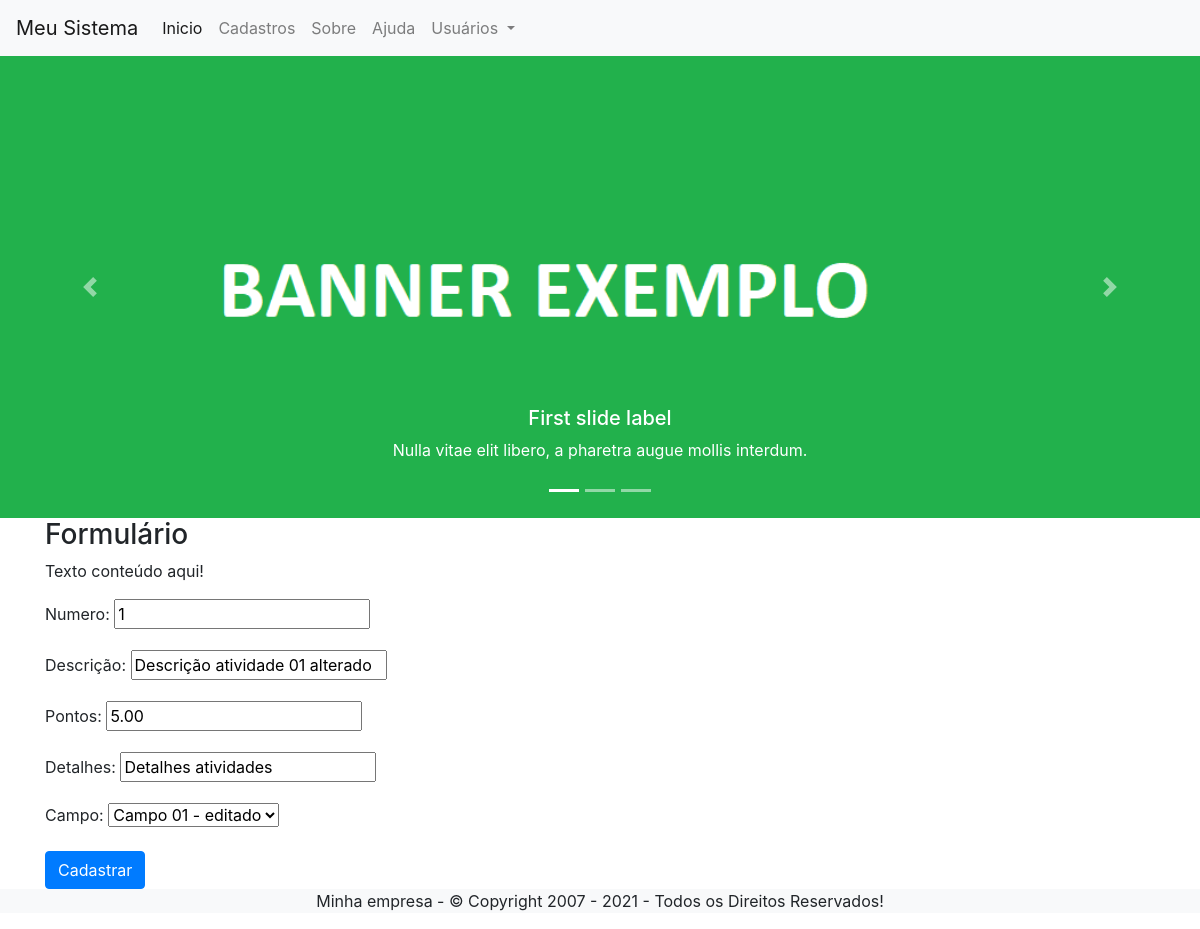
The page /editar/atividade/2/ on the database its author committed.
### cadastros/models.py (models this page shows, shortened)
class Atividade(models.Model):
    numero = models.IntegerField()
    descricao = models.CharField('descrição', max_length=100)
    pontos = models.DecimalField(decimal_places=2, max_digits=8)
    detalhes = models.CharField('detalhes', max_length=100)
    campo = models.ForeignKey('Campo', on_delete=models.PROTECT)

### cadastros/views.py (the view)
# urls.py: path('editar/atividade/<int:pk>/', AtividadeUpdate.as_view(), name='editar-atividade'),
class AtividadeUpdate(UpdateView):
    model = Atividade
    fields = ['numero', 'descricao', 'pontos', 'detalhes', 'campo']
    template_name = 'cadastros/form.html'
    success_url = reverse_lazy('index')

### cadastros/models.py (called while the page is built)
    def __str__(self):
        return self.nome

### cadastros/templates/cadastros/form.html (shortened to what this page needs)
{% extends 'modelo.html' %}
{% load static %}
{% block conteudo %}
    <h3>Formulário</h3>
    <p>Texto conteúdo aqui!</p>
    <form action="" method="POST">
        {{ form.as_p }}
        <button type="submit" class="btn btn-primary">Cadastrar</button>
    </form>
{% endblock %}

### rows shown on the page
Atividade: numero "1", descricao "Descrição atividade 01 alterado", pontos "5.00", detalhes "Detalhes atividades", campo "Campo 01 - editado"
